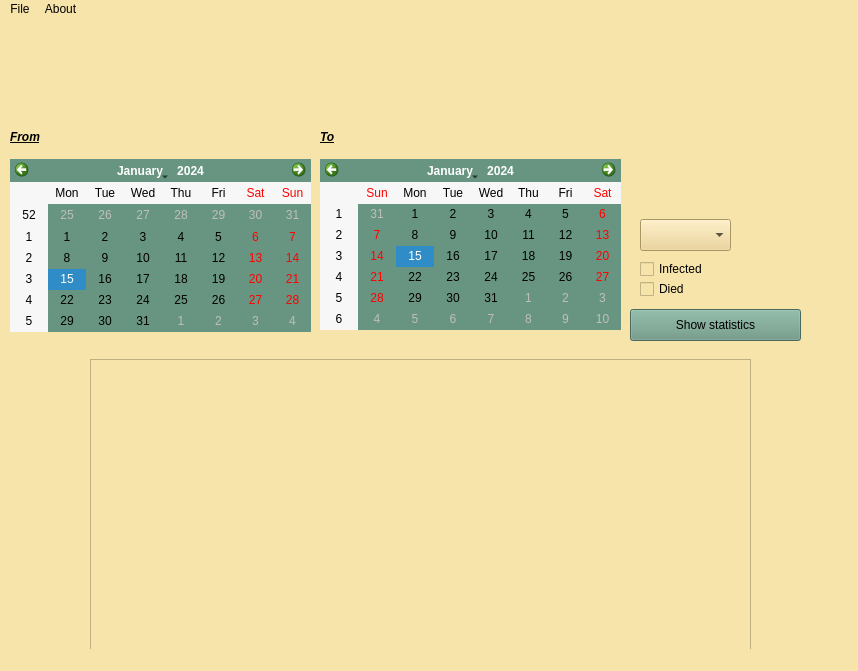
<?xml version="1.0" encoding="UTF-8"?>
<ui version="4.0">
 <class>MainWindow</class>
 <widget class="QMainWindow" name="MainWindow">
  <property name="geometry">
   <rect>
    <x>0</x>
    <y>0</y>
    <width>858</width>
    <height>671</height>
   </rect>
  </property>
  <property name="windowTitle">
   <string>MainWindow</string>
  </property>
  <property name="styleSheet">
   <string notr="true">background-color: #f7e4aa</string>
  </property>
  <widget class="QWidget" name="centralwidget">
   <widget class="QCalendarWidget" name="calendarWidget_2">
    <property name="geometry">
     <rect>
      <x>320</x>
      <y>140</y>
      <width>301</width>
      <height>171</height>
     </rect>
    </property>
    <property name="styleSheet">
     <string notr="true">background-color:#689581</string>
    </property>
    <property name="locale">
     <locale language="English" country="UnitedStates"/>
    </property>
   </widget>
   <widget class="QCalendarWidget" name="calendarWidget_1">
    <property name="geometry">
     <rect>
      <x>10</x>
      <y>140</y>
      <width>301</width>
      <height>173</height>
     </rect>
    </property>
    <property name="autoFillBackground">
     <bool>false</bool>
    </property>
    <property name="styleSheet">
     <string notr="true">background-color:#689581</string>
    </property>
    <property name="locale">
     <locale language="English" country="UnitedStates"/>
    </property>
    <property name="firstDayOfWeek">
     <enum>Qt::Monday</enum>
    </property>
    <property name="gridVisible">
     <bool>false</bool>
    </property>
   </widget>
   <widget class="QLabel" name="label">
    <property name="geometry">
     <rect>
      <x>10</x>
      <y>110</y>
      <width>58</width>
      <height>16</height>
     </rect>
    </property>
    <property name="font">
     <font>
      <weight>75</weight>
      <italic>true</italic>
      <bold>true</bold>
      <underline>true</underline>
     </font>
    </property>
    <property name="styleSheet">
     <string notr="true">color:black</string>
    </property>
    <property name="text">
     <string>From</string>
    </property>
   </widget>
   <widget class="QLabel" name="label_2">
    <property name="geometry">
     <rect>
      <x>320</x>
      <y>110</y>
      <width>58</width>
      <height>16</height>
     </rect>
    </property>
    <property name="font">
     <font>
      <weight>75</weight>
      <italic>true</italic>
      <bold>true</bold>
      <underline>true</underline>
     </font>
    </property>
    <property name="styleSheet">
     <string notr="true">color:black</string>
    </property>
    <property name="text">
     <string>To</string>
    </property>
   </widget>
   <widget class="QCheckBox" name="infected">
    <property name="geometry">
     <rect>
      <x>640</x>
      <y>240</y>
      <width>86</width>
      <height>20</height>
     </rect>
    </property>
    <property name="font">
     <font>
      <weight>50</weight>
      <bold>false</bold>
     </font>
    </property>
    <property name="styleSheet">
     <string notr="true">color:black</string>
    </property>
    <property name="text">
     <string>Infected</string>
    </property>
   </widget>
   <widget class="QCheckBox" name="died">
    <property name="geometry">
     <rect>
      <x>640</x>
      <y>260</y>
      <width>86</width>
      <height>20</height>
     </rect>
    </property>
    <property name="font">
     <font>
      <weight>50</weight>
      <bold>false</bold>
     </font>
    </property>
    <property name="styleSheet">
     <string notr="true">color:black</string>
    </property>
    <property name="text">
     <string>Died</string>
    </property>
   </widget>
   <widget class="QComboBox" name="comboBox">
    <property name="geometry">
     <rect>
      <x>640</x>
      <y>200</y>
      <width>91</width>
      <height>32</height>
     </rect>
    </property>
    <property name="styleSheet">
     <string notr="true">background-color:#ecd189</string>
    </property>
   </widget>
   <widget class="QPushButton" name="pushButton">
    <property name="geometry">
     <rect>
      <x>630</x>
      <y>290</y>
      <width>171</width>
      <height>32</height>
     </rect>
    </property>
    <property name="styleSheet">
     <string notr="true">background-color:#689581</string>
    </property>
    <property name="text">
     <string>Show statistics</string>
    </property>
   </widget>
   <widget class="QLabel" name="image">
    <property name="geometry">
     <rect>
      <x>670</x>
      <y>-10</y>
      <width>231</width>
      <height>181</height>
     </rect>
    </property>
    <property name="text">
     <string/>
    </property>
    <property name="pixmap">
     <pixmap>img/covdata.png</pixmap>
    </property>
   </widget>
   <widget class="QGraphicsView" name="graphicsView">
    <property name="geometry">
     <rect>
      <x>90</x>
      <y>340</y>
      <width>661</width>
      <height>291</height>
     </rect>
    </property>
   </widget>
  </widget>
  <widget class="QMenuBar" name="menubar">
   <property name="geometry">
    <rect>
     <x>0</x>
     <y>0</y>
     <width>858</width>
     <height>22</height>
    </rect>
   </property>
   <widget class="QMenu" name="menuFile">
    <property name="title">
     <string>File</string>
    </property>
    <addaction name="actionLoad_data_from_csv"/>
   </widget>
   <widget class="QMenu" name="menuAbout">
    <property name="title">
     <string>About</string>
    </property>
    <addaction name="actionAbout_Application"/>
    <addaction name="actionAbout_Qt"/>
   </widget>
   <addaction name="menuFile"/>
   <addaction name="menuAbout"/>
  </widget>
  <widget class="QStatusBar" name="statusbar"/>
  <action name="actionLoad_data_from_csv">
   <property name="checkable">
    <bool>true</bool>
   </property>
   <property name="text">
    <string>Load data from .csv</string>
   </property>
  </action>
  <action name="actionAbout_Application">
   <property name="checkable">
    <bool>true</bool>
   </property>
   <property name="text">
    <string>About Application</string>
   </property>
  </action>
  <action name="actionAbout_Qt">
   <property name="checkable">
    <bool>true</bool>
   </property>
   <property name="text">
    <string>About Qt</string>
   </property>
  </action>
 </widget>
 <resources/>
 <connections/>
</ui>
